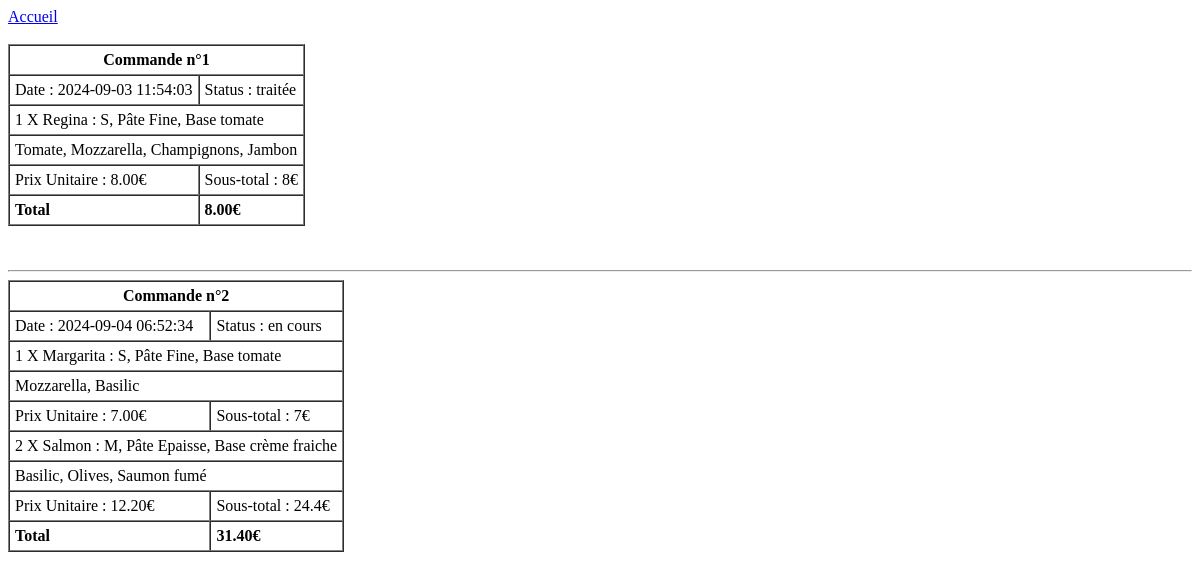
Before: /tests/test_show_orders_as_user.php with the older database file.
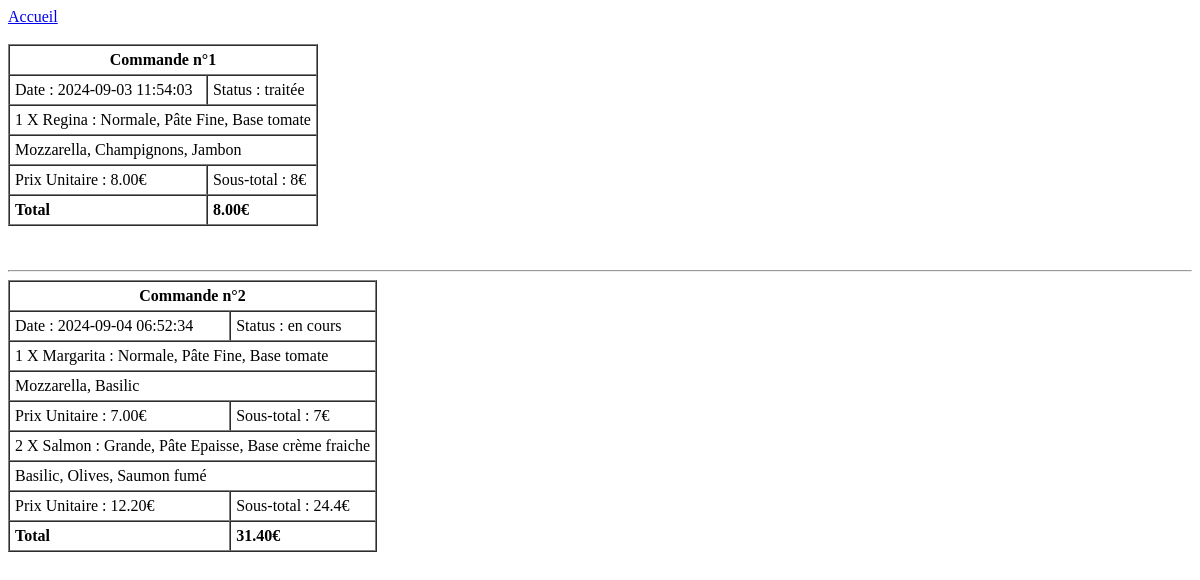
After: the same page with the newer database file.
### tables this page shows
CREATE TABLE `orders` (
  `order_id` int NOT NULL,
  `user_id` int NOT NULL,
  `cart_id` int NOT NULL,
  `date_order` datetime NOT NULL DEFAULT CURRENT_TIMESTAMP,
  `total` decimal(8,2) NOT NULL,
  `order_status` varchar(255) NOT NULL
);

CREATE TABLE `pizzas_sizes` (
  `pizza_size_id` int NOT NULL,
  `name` varchar(255) NOT NULL,
  `description` varchar(255) NOT NULL,
  `extra_price` decimal(5,2) NOT NULL DEFAULT '0.00'
);

CREATE TABLE `cart_items` (
  `cart_item_id` int NOT NULL,
  `cart_id` int NOT NULL,
  `dish_id` int NOT NULL,
  `quantity` int NOT NULL
);

CREATE TABLE `dishes` (
  `dish_id` int NOT NULL,
  `name` varchar(255) NOT NULL,
  `description` text NOT NULL,
  `image_url` varchar(255) NOT NULL,
  `price` decimal(5,2) NOT NULL,
  `type` varchar(255) NOT NULL,
  `is_new` tinyint(1) NOT NULL,
  `is_discounted` float(3,2) NOT NULL,
  `sells_count` int NOT NULL DEFAULT '0',
  `pate_id` int DEFAULT NULL,
  `base_id` int DEFAULT NULL,
  `size_id` int DEFAULT NULL
);

CREATE TABLE `pizzas_pates` (
  `pizza_pate_id` int NOT NULL,
  `name` varchar(255) NOT NULL,
  `description` varchar(255) NOT NULL,
  `extra_price` decimal(5,2) NOT NULL
);

CREATE TABLE `pizzas_bases` (
  `pizza_base_id` int NOT NULL,
  `name` varchar(255) NOT NULL,
  `description` varchar(255) NOT NULL,
  `extra_price` decimal(5,2) NOT NULL
);

### src/tests/test_show_orders_as_user.php (the view, shortened to what this page needs)
<!DOCTYPE html>
<html lang="fr">
<head>
</head>
<body>
    <a href="../index.php">Accueil</a><br><br>
    <?php
        require_once('../php_sql/db_connect.php');
        $sql = "
    SELECT
        o.order_id,
        o.date_order,
        o.date_order,
        o.order_status,
        o.total,
        d.dish_id,          -- Ajout de l'ID du plat
        d.name as dish_name,
        d.price as dish_price,
        ci.quantity as dish_quantity,
        p_p.name as pate_name,   -- Récupère le nom de la pâte
        p_s.name as size_name,    -- Récupère le nom de la taille
        p_b.name as base_name     -- Récupère le nom de la base
    FROM orders o
    JOIN cart_items ci ON o.cart_id = ci.cart_id
    JOIN dishes d ON ci.dish_id = d.dish_id
    LEFT JOIN pizzas_pates p_p ON d.pate_id = p_p.pizza_pate_id  -- Jointure pour les pâtes
    LEFT JOIN pizzas_sizes p_s ON d.size_id = p_s.pizza_size_id  -- Jointure pour les tailles
    LEFT JOIN pizzas_bases p_b ON d.base_id = p_b.pizza_base_id  -- Jointure pour les tailles
    WHERE o.user_id = :user_id
    ORDER BY o.order_id, d.name
";
        $query = $db->prepare($sql);
        $query->bindValue(':user_id', $_SESSION['logged_user_id']);
        $query->execute();
        $user_orders = $query->fetchAll(PDO::FETCH_ASSOC);
        $current_order_id = null;
        foreach ($user_orders as $order) {
            if ($current_order_id !== $order['order_id']) {
                if ($current_order_id !== null) {
                    echo '<tr><td colspan="2"><strong>Total</strong></td><td><strong>'.$previous_order_total.'€</strong></td></tr>';
                    echo '</tbody></table><br><br><hr>';
                }
                $current_order_id = $order['order_id'];
                $previous_order_total = $order['total'];
                echo '<table border="1" cellspacing="0" cellpadding="5">';
                echo '<thead><tr><th colspan="3">Commande n°'.$order['order_id'].'</th></tr></thead>';
                echo '<tbody>';
                echo '<tr><td colspan="2">Date : '.$order['date_order'].'</td><td>Status : '.$order['order_status'].'</td></tr>';
            }
            echo '<tr>';
            echo '<td colspan="3">'.$order['dish_quantity'].' X '.$order['dish_name'].' : '.$order['size_name'].', '.$order['pate_name'].', '.$order['base_name'].'</td>';
            echo '</tr>';
            $subtotal = $order['dish_price'] * $order['dish_quantity'];
            $dish_name = $order['dish_name'];
            $sql_ingredients = "
               SELECT i.name
               FROM dish_ingredients di
               JOIN ingredients i ON di.ingredient_id = i.ingredient_id
               WHERE di.dish_name = :dish_name
           ";
            $query_ingredients = $db->prepare($sql_ingredients);
            $query_ingredients->bindValue(':dish_name', $dish_name);
            $query_ingredients->execute();
            $ingredients = $query_ingredients->fetchAll(PDO::FETCH_ASSOC);
            echo '<tr>';
            echo '<td colspan="3">';
            $ingredient_names = array_column($ingredients, 'name');
            echo implode(', ', $ingredient_names);
            echo '</td>';
            echo '</tr>';
            echo '<tr>';
            echo '<td>Prix Unitaire : '.$order['dish_price'].'€</td>';
            echo '<td colspan="2">Sous-total : '.$subtotal.'€</td>';
            echo '</tr>';
        }
        if ($current_order_id !== null) {
            echo '<tr><td colspan="2"><strong>Total</strong></td><td><strong>'.$previous_order_total.'€</strong></td></tr>';
            echo '</tbody></table>';
        }
    ?>
</body>
</html>

Changed rows visible on the page:
changed through a linked row, orders "traitée": pizzas_sizes.name "S" → "Normale"; ingredient_names "Tomate, Mozzarella, Champignons, Jambon" → "Mozzarella, Champignons, Jambon"
changed through a linked row, orders "en cours": pizzas_sizes.name "S" → "Normale"; pizzas_sizes.name "M" → "Grande"
